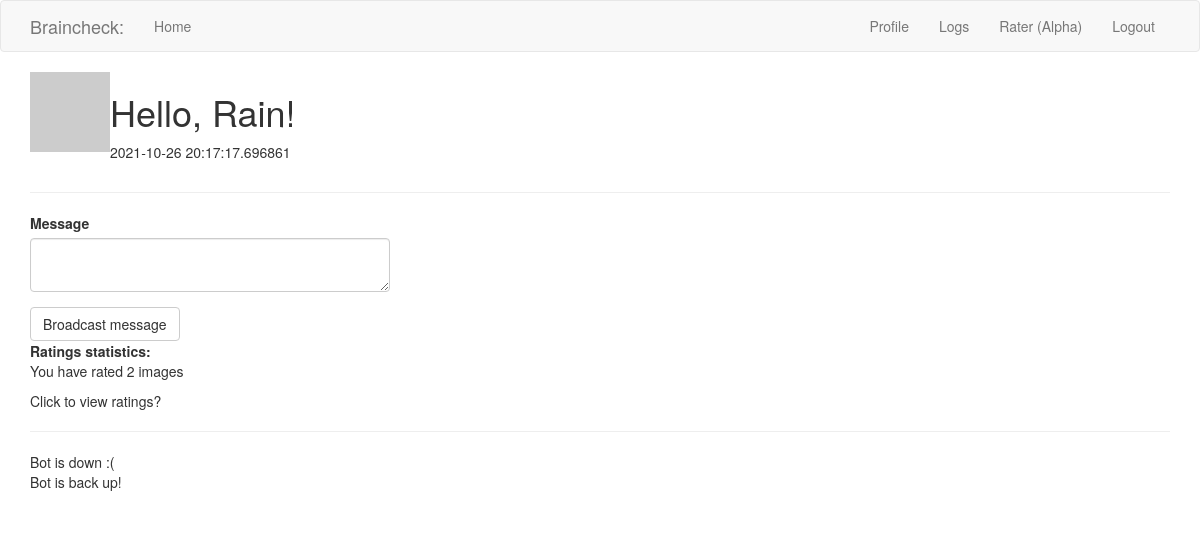
Screenshot of /user/Rain (signed in) with the database file from the repository.
### app/models.py (models this page shows, shortened)
class Usernames(db.Model, UserMixin):
    __tablename__ = 'usernames'
    id = db.Column(db.Integer, primary_key=True)
    username = db.Column(db.String, index=True, unique=True)
    pass_hash = db.Column(db.String)
    about_me = db.Column(db.String(140))
    last_seen = db.Column(db.DateTime, default=datetime.utcnow)
    ratings = db.relationship('Ratings', backref='rater', lazy='dynamic')
    broadcasts = db.relationship('Broadcasts', backref='mod', lazy='dynamic')
    scan_ratings = db.relationship('ScanRater', backref='scan_rater', lazy = 'dynamic')
    def avatar(self, size):
        digest = md5(self.username.lower().encode('utf-8')).hexdigest()
        return 'https://gravatar.com/avatar/{}?d=identicon&s={}'.format(digest, size)

class Broadcasts(db.Model):
    __tablename__ = 'broadcasts'
    id = db.Column(db.Integer, primary_key=True)
    broadcast = db.Column(db.String, nullable=False)
    timestamp = db.Column(db.DateTime, index=True, default=datetime.utcnow)
    user_id = db.Column(db.Integer, db.ForeignKey('usernames.id'))

### app/routes.py (the view)
@app.route('/user/<username>', methods=['GET', 'POST'])
@login_required
def user(username):
    user = Usernames.query.filter_by(username=username).first_or_404()
    announcements = db.session.query(Broadcasts).all()
    form = Notifications()
    if form.validate_on_submit():
        message = Broadcasts(broadcast=form.notif.data)
        db.session.add(message)
        db.session.commit()
        flash('Message has been sent to the site.')
        return redirect(url_for('user', username=current_user.username))
    user_ratings = db.session.query(Usernames.username, db.func.count(Usernames.id)).\
        join(Usernames.scan_ratings).group_by(Usernames.id).all()
    user_ratings = {user:num for user,num in user_ratings}
    return render_template('user.html', user=user, announcements=announcements, form=form, user_ratings=user_ratings)

### app/forms.py
class Notifications(FlaskForm):
    notif = TextAreaField('Message', validators=[DataRequired()])
    submit = SubmitField('Broadcast message')

### app/models.py (called while the page is built)
@login.user_loader
def load_user(id):
    return Usernames.query.get(int(id))

### app/routes.py (called while the page is built)
@app.before_request
def before_request():
    if current_user.is_authenticated:
        current_user.last_seen = datetime.utcnow()
        db.session.commit()

### app/templates/user.html (shortened to what this page needs)
{% extends "base.html" %}
{% import 'bootstrap/wtf.html' as wtf %}
{% block app_content %}
    <table>
        <tr valign="top">
            <td><img src="{{ user.avatar(128) }}"></td>
            <td>
                <h1>Hello, {{ user.username }}!</h1>
                {% if user.last_seen %}<p>{{ user.last_seen }}</p>{% endif %}
            </td>
        </tr>
    </table>
    {% if current_user.username == 'admin' %}
    <hr>
    <div class='row'>
        <div class="col-md-4">
            {{ wtf.quick_form(form) }}
        </div>
    </div>
    {% endif %}
    <div>
        <b>Ratings statistics: </b>
        {% if current_user.username in user_ratings.keys() %}
        <p>You have rated {{ user_ratings[current_user.username] }} images</p>
        {% else %}
        <p>You haven't rated any images yet! <a href="{{ url_for('rater') }}">Go rate some now!</a></p>
        {% endif %}
        <p>Click to view ratings?</p>
    </div>
    <hr>
    {% for announcement in announcements %}
        {{ announcement.broadcast }} <br>
    {% endfor %} <br>
{% endblock %}

### rows the page displays
Usernames: username "Rain", last_seen "2021-10-26 20:17:17.696861"
Usernames: username "2"
Broadcasts: broadcast "Bot is down :("
Broadcasts: broadcast "Bot is back up!"
